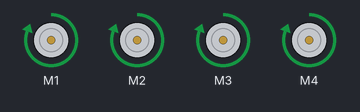
Bench run of a sketch on a simulated Arduino Uno, built with avr-gcc and run on an emulated ATmega328P. On the bench: 4 × DC motor (green arrow = forward, orange = backward, longer = faster). What the sketch prints to the serial monitor is not drawn.

Above: at 0.2 s.
At 0.7 s:
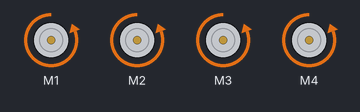
At 2.7 s:
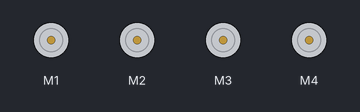
Timing chart, 0 to 3.5 s (numbered marks = the images above):
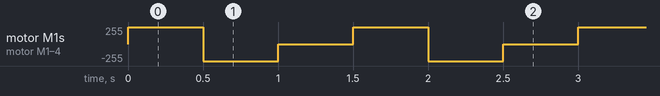

The sketch:

L293D_Test.ino
```cpp
#include <AFMotor.h>

AF_DCMotor motor4(4, MOTOR12_64KHZ); // tạo động cơ #2, 64KHz pwm
AF_DCMotor motor3(3, MOTOR12_64KHZ); // tạo động cơ #2, 64KHz pwm
AF_DCMotor motor1(1, MOTOR12_64KHZ); // tạo động cơ #2, 64KHz pwm
AF_DCMotor motor2(2, MOTOR12_64KHZ); // tạo động cơ #2, 64KHz pwm
void setup() {

    Serial.begin(9600);           // mở cổng Serial monitor 9600 bps

    Serial.println("Hello my racing");

    motor1.setSpeed(255);     // chọn tốc độ maximum 255`/255
    motor2.setSpeed(255);
    motor3.setSpeed(255);
    motor4.setSpeed(255);
}

void loop() {

    Serial.print("tien");
    motor1.run(FORWARD);      // động cơ tiến
    motor2.run(FORWARD);      // động cơ tiến
    motor3.run(FORWARD);      // động cơ tiến  motor1.run(FORWARD);      // động cơ tiến
    motor4.run(FORWARD);
    delay(500);

    Serial.print("lui");

    motor1.run(BACKWARD);     // động cơ lùi
    motor2.run(BACKWARD);
    motor3.run(BACKWARD);      // động cơ tiến  motor1.run(FORWARD);      // động cơ tiến
    motor4.run(BACKWARD);

    delay(500);

    Serial.print("tack");

    motor1.run(RELEASE);
    motor2.run(RELEASE);
    motor3.run(RELEASE);      // động cơ tiến  motor1.run(FORWARD);      // động cơ tiến
    motor4.run(RELEASE);

    delay(500);

}
```

Measured:
- by itself, motor M1–4: repeats every 1.5 s: backward 255/255 0.50 s, stopped 0.50 s, forward 255/255 0.50 s
